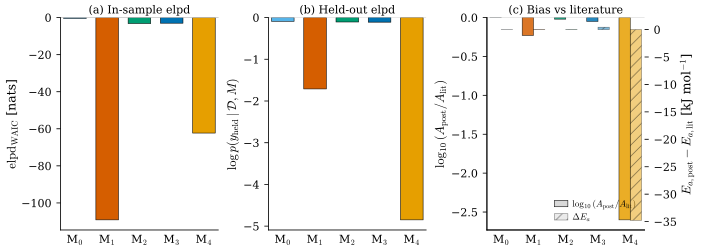

Reproduce this figure in Python.
#!/usr/bin/env python3
"""Figure: HBMAE vs four state-of-the-art comparator methods on the multi-paper Zn case.

Produces a 3-panel double-column figure for the Comparison section of the article.
"""
from __future__ import annotations

import csv
import sys
from pathlib import Path

import matplotlib
matplotlib.use("Agg")
import numpy as np
import matplotlib.pyplot as plt

REPO = Path(__file__).resolve().parent.parent.parent
sys.path.insert(0, str(REPO))

from manuscript.figures.figstyle import (
    apply_rc, double_col, savefig, despine, WONG,
)

LIT_A_LOG = np.log10(2.4e13)
LIT_EA_KJ = 35.6


def load_summary():
    rows = {}
    with (REPO / "validation/TIER3_METHOD_COMPARISON.csv").open() as f:
        for row in csv.DictReader(f):
            rows[row["method"][:2]] = row
    return rows


def main():
    apply_rc()
    summary = load_summary()
    keys = ["M0", "M1", "M2", "M3", "M4"]
    labels = [r"M$_0$", r"M$_1$", r"M$_2$", r"M$_3$", r"M$_4$"]

    elpd = [float(summary[k]["elpd_WAIC"]) for k in keys]
    held = [float(summary[k]["held_out_lpd"]) for k in keys]
    log_A_bias = [np.log10(float(summary[k]["median_A"])) - LIT_A_LOG for k in keys]
    Ea_bias = [float(summary[k]["median_Ea_kJ"]) - LIT_EA_KJ for k in keys]

    # Use a consistent Wong subset
    colors = [WONG[2], WONG[6], WONG[3], WONG[5], WONG[1]]

    fig, axes = plt.subplots(1, 3, figsize=(double_col(), 2.5),
                              constrained_layout=True)
    x = np.arange(len(keys))

    # Panel (a) in-sample WAIC
    ax = axes[0]
    ax.bar(x, elpd, color=colors, width=0.7, edgecolor="black", linewidth=0.4)
    ax.set_xticks(x); ax.set_xticklabels(labels)
    ax.set_ylabel(r"$\mathrm{elpd}_{\mathrm{WAIC}}$ [nats]")
    ax.set_title("(a) In-sample elpd")
    ax.axhline(0, color="#bbbbbb", lw=0.5)
    ax.tick_params(axis="x", length=0)
    despine(ax)

    # Panel (b) held-out predictive
    ax = axes[1]
    ax.bar(x, held, color=colors, width=0.7, edgecolor="black", linewidth=0.4)
    ax.set_xticks(x); ax.set_xticklabels(labels)
    ax.set_ylabel(r"$\log p(y_{\mathrm{held}}\mid \mathcal{D}, M)$")
    ax.set_title("(b) Held-out elpd")
    ax.axhline(0, color="#bbbbbb", lw=0.5)
    ax.tick_params(axis="x", length=0)
    despine(ax)

    # Panel (c) bias against literature (twin axes for two scales)
    ax = axes[2]
    w = 0.35
    ax.bar(x - w/2, log_A_bias, w, color=colors, edgecolor="black",
           linewidth=0.4, alpha=0.85)
    ax.set_ylabel(r"$\log_{10}(A_{\mathrm{post}} / A_{\mathrm{lit}})$")
    ax2 = ax.twinx()
    ax2.bar(x + w/2, Ea_bias, w, color=colors, edgecolor="black",
            linewidth=0.4, alpha=0.5, hatch="///")
    ax2.set_ylabel(r"$E_{a,\mathrm{post}}-E_{a,\mathrm{lit}}$ [kJ mol$^{-1}$]")
    ax.set_xticks(x); ax.set_xticklabels(labels)
    ax.set_title("(c) Bias vs literature")
    ax.axhline(0, color="#bbbbbb", lw=0.5)
    ax.tick_params(axis="x", length=0)
    # On a twin-axis panel keep only the top spine off; right spine is needed
    ax.spines["top"].set_visible(False)
    ax2.spines["top"].set_visible(False)

    from matplotlib.patches import Patch
    legend_patches = [
        Patch(facecolor="0.85", edgecolor="black", linewidth=0.4,
              label=r"$\log_{10}(A_{\mathrm{post}}/A_{\mathrm{lit}})$"),
        Patch(facecolor="0.85", edgecolor="black", linewidth=0.4,
              hatch="///", alpha=0.5,
              label=r"$\Delta E_{a}$"),
    ]
    ax.legend(handles=legend_patches, loc="lower right", fontsize=6.5,
              frameon=False)

    savefig(fig, REPO / "manuscript/figures/fig_method_comparison.pdf")
    print("Wrote manuscript/figures/fig_method_comparison.{pdf,png}")


if __name__ == "__main__":
    main()
